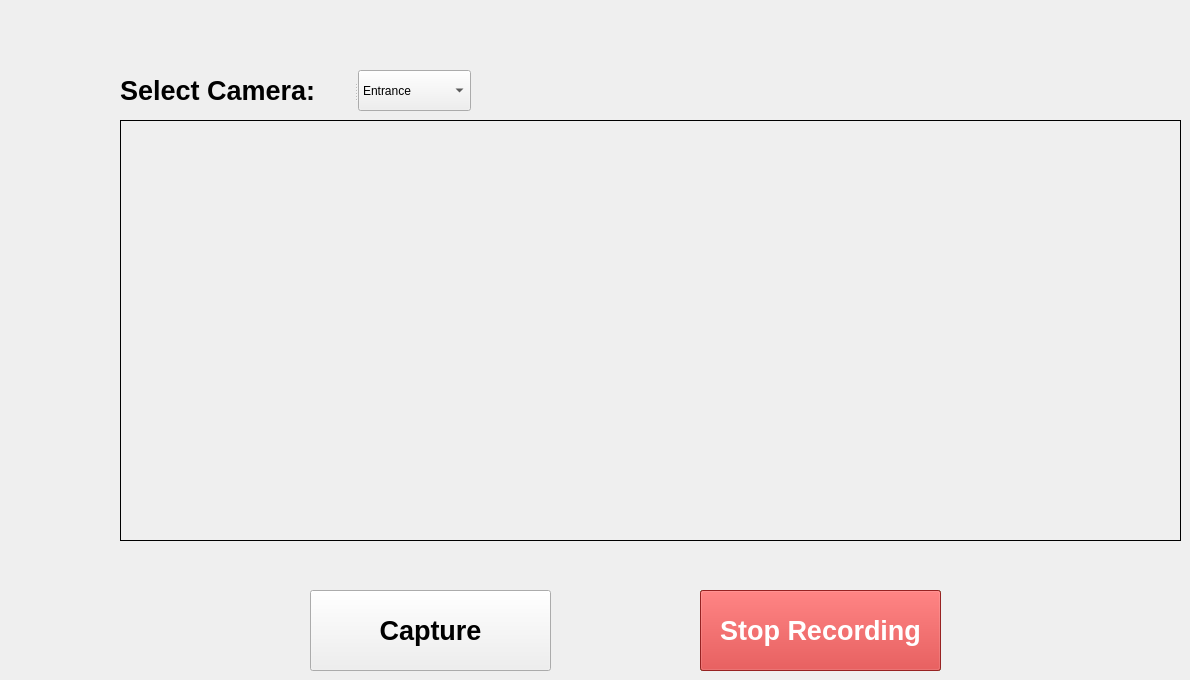
    <widget class="QWidget" name="monitor_camera_page">
     <widget class="QLabel" name="monitor_camera_label">
      <property name="geometry">
       <rect>
        <x>120</x>
        <y>120</y>
        <width>1061</width>
        <height>421</height>
       </rect>
      </property>
      <property name="frameShape">
       <enum>QFrame::Box</enum>
      </property>
      <property name="text">
       <string/>
      </property>
     </widget>
     <widget class="QPushButton" name="capture_button">
      <property name="geometry">
       <rect>
        <x>310</x>
        <y>590</y>
        <width>241</width>
        <height>81</height>
       </rect>
      </property>
      <property name="font">
       <font>
        <pointsize>20</pointsize>
        <weight>75</weight>
        <bold>true</bold>
       </font>
      </property>
      <property name="text">
       <string>Capture</string>
      </property>
     </widget>
     <widget class="QPushButton" name="start_recording_button">
      <property name="geometry">
       <rect>
        <x>700</x>
        <y>590</y>
        <width>241</width>
        <height>81</height>
       </rect>
      </property>
      <property name="font">
       <font>
        <pointsize>20</pointsize>
        <weight>75</weight>
        <bold>true</bold>
       </font>
      </property>
      <property name="styleSheet">
       <string notr="true">background-color: #4CAF50; color: #fff;</string>
      </property>
      <property name="text">
       <string>Start Recording</string>
      </property>
     </widget>
     <widget class="QPushButton" name="stop_recording_button">
      <property name="geometry">
       <rect>
        <x>700</x>
        <y>590</y>
        <width>241</width>
        <height>81</height>
       </rect>
      </property>
      <property name="font">
       <font>
        <pointsize>20</pointsize>
        <weight>75</weight>
        <bold>true</bold>
       </font>
      </property>
      <property name="styleSheet">
       <string notr="true">background-color: #D32F2F; color: #fff;</string>
      </property>
      <property name="text">
       <string>Stop Recording</string>
      </property>
     </widget>
     <widget class="QSplitter" name="splitter">
      <property name="geometry">
       <rect>
        <x>120</x>
        <y>70</y>
        <width>351</width>
        <height>41</height>
       </rect>
      </property>
      <property name="orientation">
       <enum>Qt::Horizontal</enum>
      </property>
      <widget class="QLabel" name="label_23">
       <property name="font">
        <font>
         <pointsize>20</pointsize>
         <weight>75</weight>
         <bold>true</bold>
        </font>
       </property>
       <property name="text">
        <string>Select Camera: </string>
       </property>
      </widget>
      <widget class="QComboBox" name="select_camera_box">
       <item>
        <property name="text">
         <string>Entrance</string>
        </property>
       </item>
       <item>
        <property name="text">
         <string>Cow Room1</string>
        </property>
       </item>
       <item>
        <property name="text">
         <string>Cow Room2</string>
        </property>
       </item>
       <item>
        <property name="text">
         <string>Calf Room1</string>
        </property>
       </item>
       <item>
        <property name="text">
         <string>Calf Room2</string>
        </property>
       </item>
      </widget>
     </widget>
    </widget>
